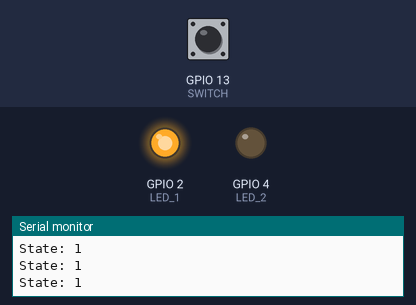
This sketch was run on a simulated ESP32. Shown: output pins drawn as LEDs (lit = HIGH), the last lines printed to the serial monitor. The inputs (shaded band) are chosen by the test bench; at power-on: GPIO 13 (SWITCH) HIGH.

Above: at 1.2 s.
1.3 s: GPIO 13 (SWITCH) pulled LOW for 0.15 s
At 4.3 s:
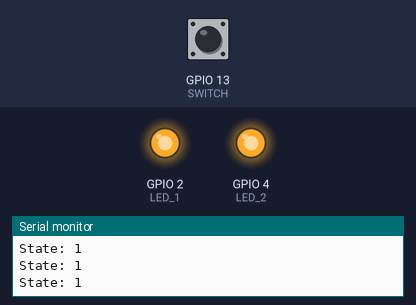
4.4 s: GPIO 13 (SWITCH) pulled LOW for 1 s
At 4.8 s:
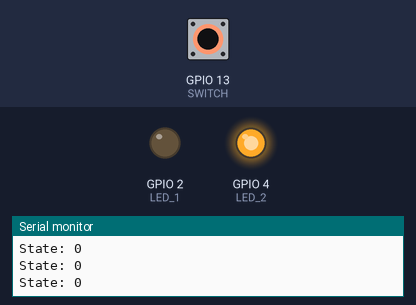
7.0 s: GPIO 13 (SWITCH) pulled LOW for 3.2 s
At 7.8 s:
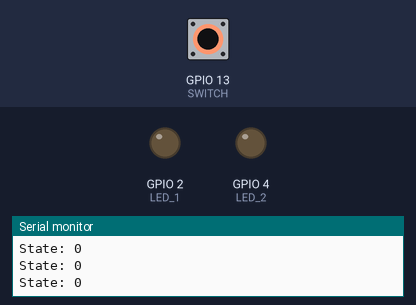
Timing chart, 0 to 17.5 s (numbered marks = the images above; inputs shaded):
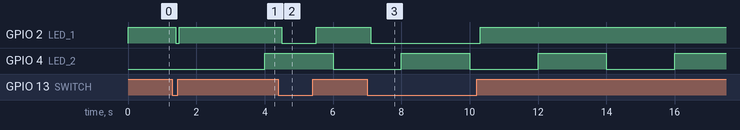

The sketch:

02_Switch_Led_Timer.ino
```cpp
#include "freertos/FreeRTOS.h"
#include "freertos/timers.h"
#include "freertos/task.h"

#define CORE 1
#define TIMEOUT 2000

#define LED_1 2
#define LED_2 4

#define SWITCH 13

TimerHandle_t my_timer;

unsigned int state = 0;
unsigned int flag = 1;
unsigned int flag2 = 1;

TaskHandle_t read_data,process_data;

void read_f(void *data)
{
  my_timer = xTimerCreate("LED Soft. Timer", pdMS_TO_TICKS(TIMEOUT), pdTRUE, NULL, timer_callback_function);
  xTimerStart(my_timer, 0);
  while(1)
  {
    state = digitalRead(SWITCH);
    Serial.printf("State: %d\n",state);
    if(flag!=state)
    {
      flag = 1;
    }
    vTaskResume(process_data);
    vTaskSuspend(NULL);
    vTaskDelay(pdMS_TO_TICKS(50));
  }
}

void process_f(void *data)
{
  while (1)
  {
    if(flag == 1)
    {
      digitalWrite(LED_1, flag);
    }
    else
    {
      digitalWrite(LED_1, flag);
    }
    flag = 0;
    vTaskResume(read_data);
    vTaskSuspend(NULL);
    vTaskDelay(pdMS_TO_TICKS(50));
  }
}

void timer_callback_function(TimerHandle_t my_timer)
{
  if(flag2 == 0)
  {
    flag2 = 1;
  }
  else
  {
    flag2 = 0;
  }
  Serial.printf("LED State: %s\n",flag2==1?"HIGH":"LOW");
  digitalWrite(LED_2, flag2);
}

void setup() {
  // put your setup code here, to run once:
  Serial.begin(9600);
  Serial.println("Serial Begin...");
  pinMode(LED_1, OUTPUT);
  pinMode(LED_2, OUTPUT);
  pinMode(SWITCH, INPUT);
  xTaskCreatePinnedToCore(read_f, "Task 1", 2048, NULL, 1,&read_data,CORE);
  xTaskCreatePinnedToCore(process_f, "Task 2", 2048, NULL, 1,&process_data,CORE);

}

void loop() {
  // put your main code here, to run repeatedly:
  // Serial.printf("Serial State: %d\n",state);
  delay(500);
}
```

Measured:
- after the input at 1.3 s, GPIO 2 (LED_1): HIGH → LOW after 0.10 s, → HIGH 0.10 s later
- after the input at 4.4 s, GPIO 2 (LED_1): HIGH → LOW after 0.10 s, → HIGH 1.0 s later
- after the input at 7.0 s, GPIO 2 (LED_1): HIGH → LOW after 0.10 s, → HIGH 3.2 s later
- by itself, GPIO 4 (LED_2): alternates HIGH for 2.0 s and LOW for 2.0 s
